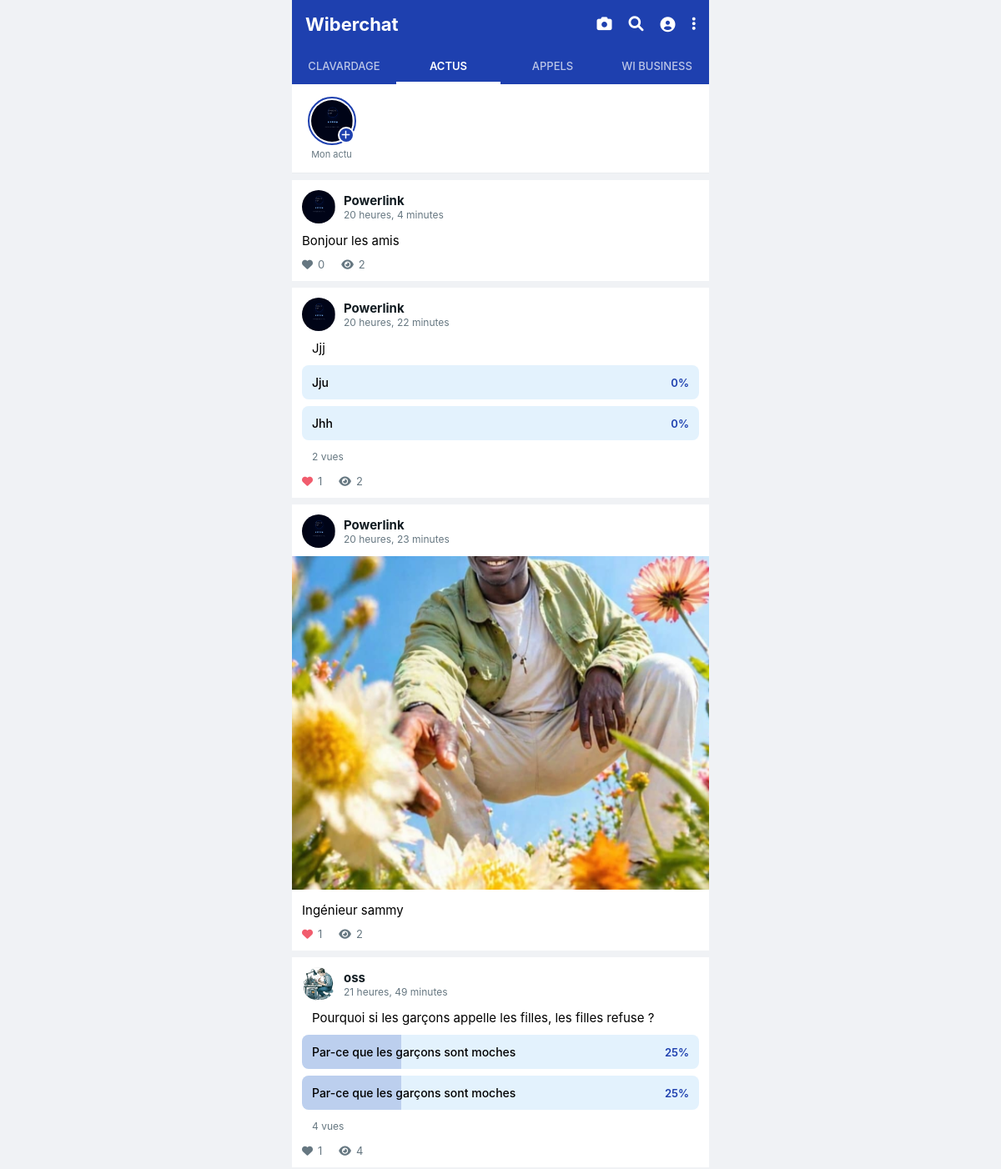
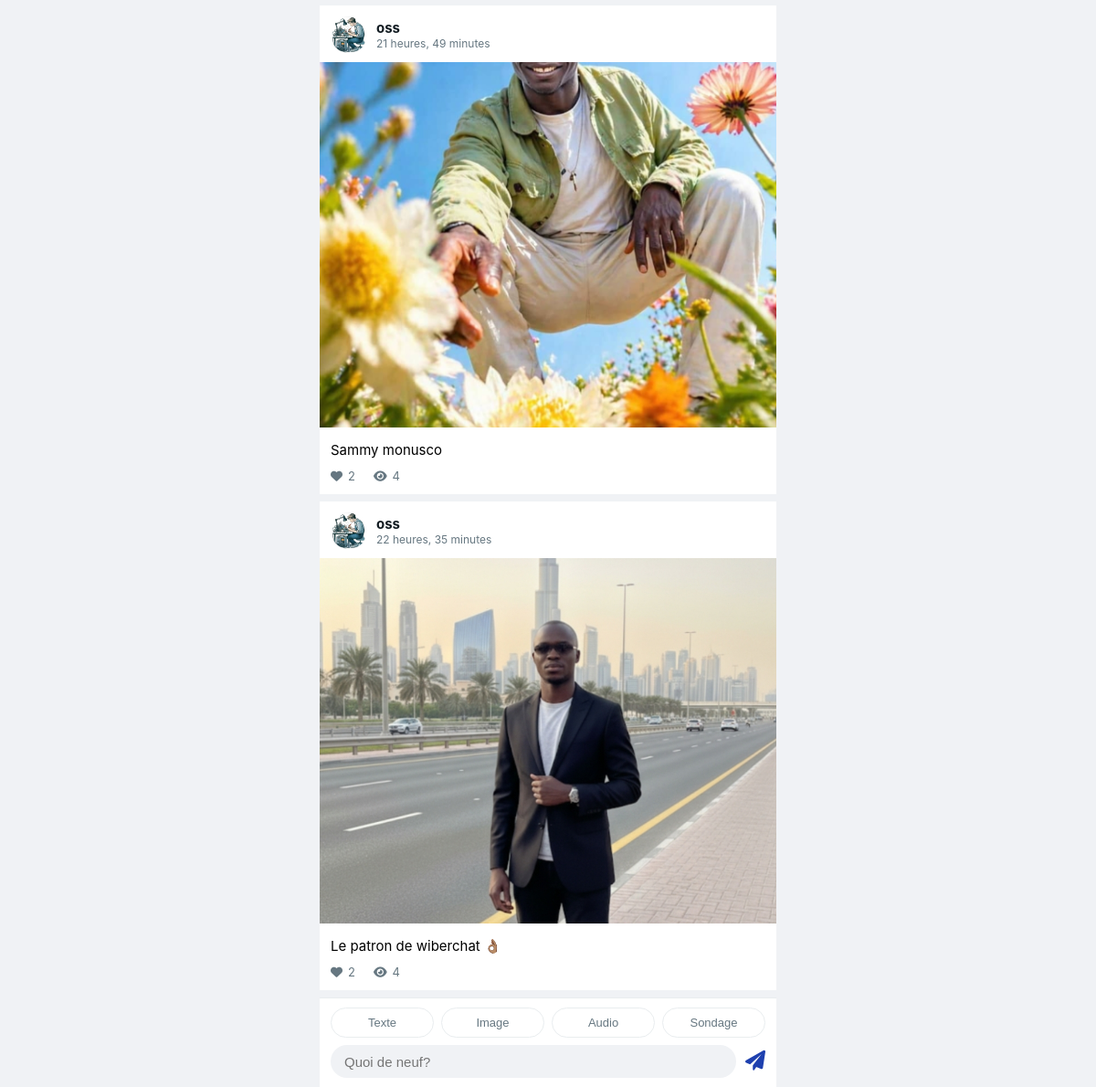
Screenshot of /actus/ (signed in) with the database file from the repository (2 pictures, top to bottom).
### chat/models.py (models this page shows, shortened)
class Profile(models.Model):
    user = models.OneToOneField(User, on_delete=models.CASCADE, related_name='profile')
    image = models.ImageField(default='default.jpg', upload_to='profile_pics')
    last_seen = models.DateTimeField(default=timezone.now)

class Statut(models.Model):
    TYPE_CHOICES = [
        ('text', 'Texte'),
        ('image', 'Image'),
        ('video', 'Vidéo'),
        ('audio', 'Audio'),
        ('poll', 'Sondage'),
    ]
    user = models.ForeignKey(User, on_delete=models.CASCADE, related_name='statuts')
    type = models.CharField(max_length=10, choices=TYPE_CHOICES, default='text')
    contenu = models.TextField(blank=True, null=True)
    image = models.FileField(upload_to='status_pics/', blank=True, null=True)
    audio = models.FileField(upload_to='status_audio/', blank=True, null=True)
    date_pub = models.DateTimeField(auto_now_add=True)
    date_expire = models.DateTimeField(blank=True, null=True)
    likes = models.ManyToManyField(User, related_name='statut_likes', blank=True)
    views = models.ManyToManyField(User, related_name='statut_views', blank=True)
    def total_likes(self):
        return self.likes.count()
    def total_views(self):
        return self.views.count()
    class Meta:
        ordering = ['-date_pub']

class SondageOption(models.Model):
    statut = models.ForeignKey(Statut, on_delete=models.CASCADE, related_name='options')
    texte = models.CharField(max_length=100)
    votes = models.ManyToManyField(User, related_name='votes_sondage', blank=True)
    def total_votes(self):
        return self.votes.count()

### chat/views.py (the view, shortened to what this page needs)
# urls.py: path('actus/', views.status_list, name='status_list'),
@login_required
def status_list(request):
    statuts = Statut.objects.filter(date_expire__gt=timezone.now()).select_related('user__profile').prefetch_related('options__votes', 'views')
    for s in statuts:
        if request.user not in s.views.all():
            s.views.add(request.user)
    return render(request, 'chat/status_list.html', {'posts': statuts})

### chat/templates/chat/status_list.html (shortened to what this page needs)
<!DOCTYPE html>
<html lang="fr">
<head>
    <link rel="stylesheet" href="https://cdnjs.cloudflare.com/ajax/libs/font-awesome/6.0.0/css/all.min.css">
</head>
<body>
<div class="app-container">
    <header>
        <div class="header-top">
            <div class="brand">Wiberchat</div>
            <div class="header-icons">
                <i class="fas fa-camera"></i>
                <i class="fas fa-search"></i>
                <a href="{% url 'profile' %}"><i class="fas fa-user-circle"></i></a>
                <i class="fas fa-ellipsis-v"></i>
            </div>
        </div>
        <div class="tabs">
            <a href="{% url 'chat_list' %}" class="tab-item">Clavardage</a>
            <a href="{% url 'status_list' %}" class="tab-item active">Actus</a>
            <div class="tab-item">Appels</div>
            <div class="tab-item">Wi Business</div>
        </div>
    </header>
    <div class="main-scroll">
        <div class="status-container">
            <div class="status-list">
                <div class="status-item" onclick="document.getElementById('typeText').click()">
                    <div class="ring unseen">
                        {% if user.profile.image %}
                            <img src="{{ user.profile.image.url }}" class="status-img">
                        {% else %}
                            <img src="https://ui-avatars.com/api/?name={{ user.username }}&background=1e40af&color=fff" class="status-img">
                        {% endif %}
                        <div class="add-status-icon"><i class="fas fa-plus"></i></div>
                    </div>
                    <span>Mon actu</span>
                </div>
            </div>
        </div>
        {% for post in posts %}
        <div class="post">
            <div class="post-header">
                {% if post.user.profile.image %}
                    <img src="{{ post.user.profile.image.url }}" class="post-avatar">
                {% else %}
                    <img src="https://ui-avatars.com/api/?name={{ post.user.username }}&background=1e40af&color=fff" class="post-avatar">
                {% endif %}
                <div>
                    <div class="post-user">{{ post.user.username }}</div>
                    <div class="post-time">{{ post.date_pub|timesince }}</div>
                </div>
            </div>
            {% if post.type == 'text' and post.contenu %}
                <div class="post-text">{{ post.contenu }}</div>
            {% endif %}
            {% if post.type == 'image' and post.image %}
                <img src="{{ post.image.url }}" class="post-image">
                {% if post.contenu %}<div class="post-text">{{ post.contenu }}</div>{% endif %}
            {% endif %}
            {% if post.type == 'poll' %}
                <div class="poll-container">
                    {% if post.contenu %}<div class="post-text">{{ post.contenu }}</div>{% endif %}
                    {% for option in post.options.all %}
                        <a href="{% url 'vote_sondage' option.id %}" style="text-decoration:none; color:inherit;">
                            <div class="poll-option {% if user in option.votes.all %}poll-voted{% endif %}">
                                <div class="poll-bar" style="width: {% widthratio option.total_votes post.total_views 100 %}%"></div>
                                <div class="poll-content">
                                    <span class="poll-text">{{ option.texte }}</span>
                                    <span class="poll-percent">{% widthratio option.total_votes post.total_views 100 %}%</span>
                                </div>
                            </div>
                        </a>
                    {% endfor %}
                    <div class="poll-total">{{ post.total_views }} vue{{ post.total_views|pluralize }}</div>
                </div>
            {% endif %}
            <div class="post-actions">
                <span onclick="location.href='{% url 'like_statut' post.id %}'">
                    <i class="fas fa-heart" style="color:{% if user in post.likes.all %}#f15c6d{% endif %}"></i>
                    {{ post.total_likes }}
                </span>
                <span><i class="fas fa-eye"></i> {{ post.total_views }}</span>
            </div>
        </div>
        {% empty %}
        <p style="text-align:center; color:var(--text-secondary); padding:40px 20px;">Aucune actualité pour le moment.<br>Sois le premier à poster!</p>
        {% endfor %}
    </div>
    <footer>
        <form method="POST" enctype="multipart/form-data" id="statusForm">
            <div class="type-selector">
                <button type="button" class="type-btn active" id="typeText" onclick="setType('text')">Texte</button>
                <button type="button" class="type-btn" onclick="setType('image')">Image</button>
                <button type="button" class="type-btn" onclick="setType('audio')">Audio</button>
                <button type="button" class="type-btn" onclick="setType('poll')">Sondage</button>
            </div>
            <div id="textInput">
                <div class="post-form">
                    <div class="input-bar">
                        <input type="text" name="content" placeholder="Quoi de neuf?">
                    </div>
                    <button type="submit" class="send-btn"><i class="fas fa-paper-plane"></i></button>
                </div>
            </div>
        </form>
    </footer>
</div>
</body>
</html>

### chat/templates/chat/status_list.html (style rules this page uses)
:root { --primary-teal: #1e40af; --text-main: #111b21; --text-secondary: #667781; --bg-gray: #f0f2f5; --white: #ffffff; --accent-green: #1e40af; --divider: #e9edef; --poll-bg: #e3f2fd; --poll-bar: #1e40af; }
* { margin: 0; padding: 0; box-sizing: border-box; }
body { font-family: -apple-system, BlinkMacSystemFont, "Segoe UI", Roboto, sans-serif; background-color: #f0f2f5; display: flex; justify-content: center; }
.app-container { width: 100%; max-width: 500px; height: 100vh; background: var(--bg-gray); display: flex; flex-direction: column; overflow: hidden; }
header { background-color: var(--primary-teal); color: white; padding: 16px 0 0 0; }
.header-top { display: flex; justify-content: space-between; align-items: center; padding: 0 16px; margin-bottom: 15px; }
.brand { font-size: 22px; font-weight: 700; }
.header-icons { display: flex; gap: 20px; font-size: 18px; }
.header-icons a { color: white; text-decoration: none; }
.tabs { display: flex; justify-content: space-around; }
.tab-item { padding: 14px 12px; flex: 1; text-align: center; font-weight: 500; font-size: 13px; color: rgba(255,255,255,0.7); text-decoration: none; text-transform: uppercase; position: relative; min-width: 0; }
.tab-item.active { color: white; font-weight: 600; }
.tab-item.active::after { content: ''; position: absolute; bottom: 0; left: 0; right: 0; height: 3px; background: white; }
.main-scroll { flex: 1; overflow-y: auto; }
.status-container { background: var(--white); padding: 15px 0; border-bottom: 1px solid var(--divider); margin-bottom: 8px; }
.status-list { display: flex; gap: 15px; overflow-x: auto; padding: 0 15px; scrollbar-width: none; }
.status-item { display: flex; flex-direction: column; align-items: center; min-width: 65px; cursor: pointer; }
.ring { width: 58px; height: 58px; border-radius: 50%; padding: 2px; position: relative; margin-bottom: 4px; }
.ring.unseen { border: 2px solid var(--primary-teal); }
.status-img { width: 100%; height: 100%; border-radius: 50%; object-fit: cover; }
.add-status-icon { position: absolute; bottom: 0; right: 0; background: var(--primary-teal); color: white; width: 20px; height: 20px; border-radius: 50%; display: flex; align-items: center; justify-content: center; font-size: 12px; border: 2px solid white; }
.status-item span { font-size: 11px; color: var(--text-secondary); text-align: center; }
.post { background: var(--white); margin-bottom: 8px; padding: 12px 0; }
.post-header { display: flex; align-items: center; padding: 0 12px 10px; }
.post-avatar { width: 40px; height: 40px; border-radius: 50%; margin-right: 10px; object-fit: cover; }
.post-user { font-weight: 700; font-size: 15px; color: var(--text-main); }
.post-time { font-size: 12px; color: var(--text-secondary); }
.post-text { padding: 0 12px 10px; font-size: 15px; line-height: 1.4; }
.post-image { width: 100%; max-height: 400px; object-fit: cover; margin-bottom: 10px; }
.poll-container { margin: 0 12px 10px; }
.poll-option { background: var(--poll-bg); border-radius: 8px; margin-bottom: 8px; position: relative; overflow: hidden; cursor: pointer; }
.poll-bar { position: absolute; left: 0; top: 0; bottom: 0; background: var(--poll-bar); opacity: 0.2; transition: width 0.3s; }
.poll-content { position: relative; padding: 12px; display: flex; justify-content: space-between; align-items: center; }
.poll-text { font-size: 14px; font-weight: 500; }
.poll-percent { font-size: 13px; font-weight: 600; color: var(--primary-teal); }
.poll-total { font-size: 12px; color: var(--text-secondary); padding: 4px 12px; }
.post-actions { display: flex; gap: 20px; padding: 0 12px; color: var(--text-secondary); font-size: 13px; }
.post-actions span { display: flex; align-items: center; gap: 6px; cursor: pointer; }
footer { padding: 10px 12px; background: var(--white); border-top: 1px solid var(--divider); }
.type-selector { display: flex; gap: 8px; margin-bottom: 8px; }
.type-btn { flex: 1; padding: 8px; border: 1px solid var(--divider); background: white; border-radius: 20px; font-size: 13px; cursor: pointer; color: var(--text-secondary); }
.post-form { display: flex; align-items: center; gap: 10px; }
.input-bar { flex: 1; background: var(--bg-gray); border-radius: 20px; padding: 8px 15px; }
.input-bar input { border: none; background: none; width: 100%; outline: none; font-size: 15px; }
.send-btn { background: none; border: none; color: var(--primary-teal); font-size: 22px; cursor: pointer; }

### rows the page displays
Statut: user.profile.image (picture), user.username "Powerlink", date_pub "20 heures, 4 minutes", contenu "Bonjour les amis", total_likes "0", total_views "2"
Statut: user.profile.image (picture), user.username "Powerlink", date_pub "20 heures, 22 minutes", contenu "Jjj", total_views "2", total_likes "1"
SondageOption: texte "Jju", id "0"
SondageOption: texte "Jhh", id "0"
Statut: user.profile.image (picture), user.username "Powerlink", date_pub "20 heures, 23 minutes", image (picture), contenu "Ingénieur sammy", total_likes "1", total_views "2"
Statut: user.profile.image (picture), user.username "oss", date_pub "21 heures, 49 minutes", contenu "Pourquoi si les garçons appelle les filles, les filles refuse ?", total_views "4", total_likes "1"
SondageOption: texte "Par-ce que les garçons sont moches", id "25"
SondageOption: texte "Par-ce que les garçons sont moches", id "25"
Statut: user.profile.image (picture), user.username "oss", date_pub "21 heures, 49 minutes", image (picture), contenu "Sammy monusco", total_likes "2", total_views "4"
Statut: user.profile.image (picture), user.username "oss", date_pub "22 heures, 35 minutes", image (picture), contenu "Le patron de wiberchat 👌🏽", total_likes "2", total_views "4"
